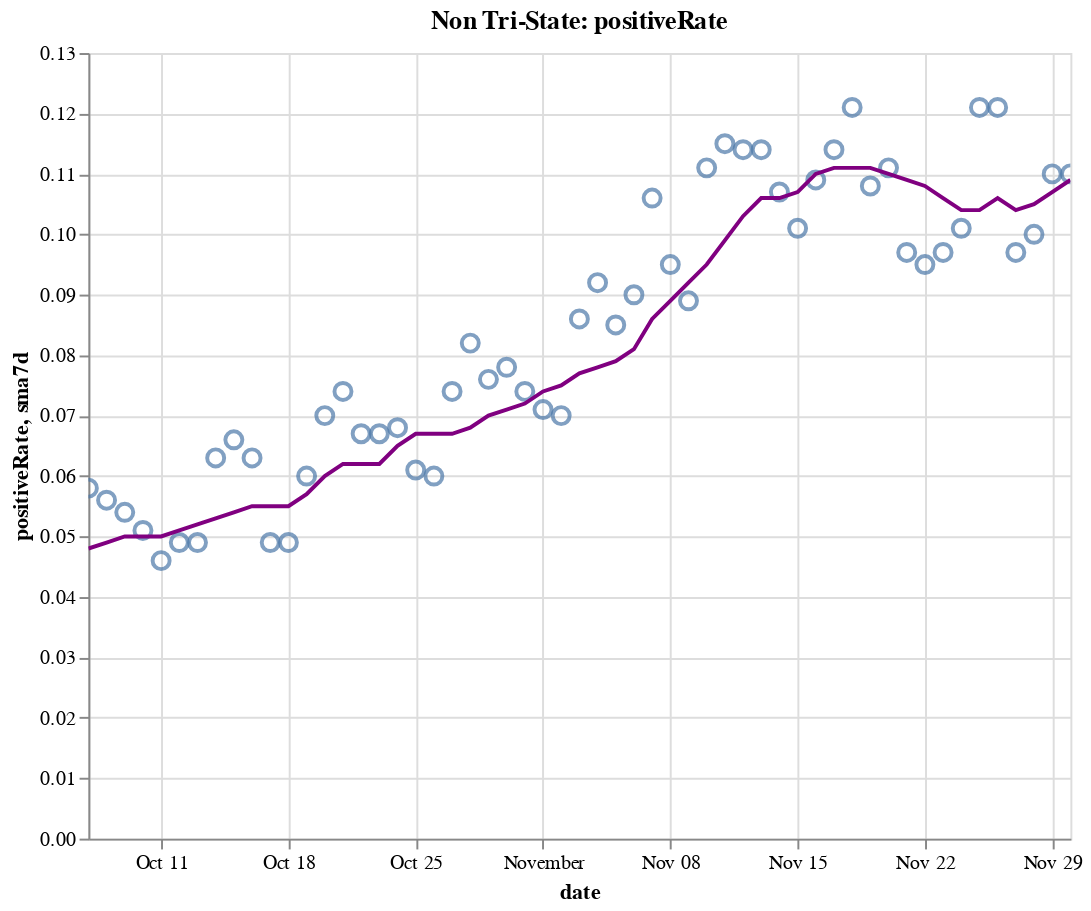

The code cell stored with this chart in its notebook:
### Code cell
create_plot(non_tristate, 'positiveRate')

### Figure 1 — Vega-Lite specification as saved in the notebook (floating-point values rounded to 4 significant figures)
{"config": {"view": {"continuousWidth": 400, "continuousHeight": 300}}, "layer": [{"layer": [{"mark": {"type": "point", "size": 75}, "encoding": {"tooltip": [{"type": "temporal", "field": "date"}, {"type": "quantitative", "field": "positiveRate"}, {"type": "quantitative", "field": "sma7d"}], "x": {"type": "temporal", "field": "date"}, "y": {"type": "quantitative", "field": "positiveRate"}}, "selection": {"selector016": {"type": "interval", "bind": "scales", "encodings": ["x", "y"]}}}, {"mark": {"type": "line", "color": "purple"}, "encoding": {"x": {"type": "temporal", "field": "date"}, "y": {"type": "quantitative", "field": "sma7d"}}}]}, {"mark": {"type": "rule", "color": "#aaa"}, "encoding": {"x": {"type": "temporal", "field": "date"}}, "transform": [{"filter": {"selection": "selector015"}}]}, {"mark": "circle", "encoding": {"opacity": {"condition": {"value": 1, "selection": "selector015"}, "value": 0}, "tooltip": [{"type": "temporal", "field": "date"}, {"type": "quantitative", "field": "positiveRate"}, {"type": "quantitative", "field": "sma7d"}], "x": {"type": "temporal", "field": "date"}, "y": {"type": "quantitative", "field": "positiveRate"}}, "selection": {"selector015": {"type": "single", "encodings": ["x"], "on": "mouseover", "nearest": true, "empty": "none"}}}, {"mark": {"type": "text", "align": "left", "dx": 5, "dy": -5, "stroke": "white", "strokeWidth": 2}, "encoding": {"text": {"type": "quantitative", "field": "positiveRate"}, "tooltip": [{"type": "temporal", "field": "date"}, {"type": "quantitative", "field": "positiveRate"}, {"type": "quantitative", "field": "sma7d"}], "x": {"type": "temporal", "field": "date"}, "y": {"type": "quantitative", "field": "positiveRate"}}, "transform": [{"filter": {"selection": "selector015"}}]}, {"mark": {"type": "text", "align": "left", "dx": 5, "dy": -5}, "encoding": {"text": {"type": "quantitative", "field": "positiveRate"}, "tooltip": [{"type": "temporal", "field": "date"}, {"type": "quantitative", "field": "positiveRate"}, {"type": "quantitative", "field": "sma7d"}], "x": {"type": "temporal", "field": "date"}, "y": {"type": "quantitative", "field": "positiveRate"}}, "transform": [{"filter": {"selection": "selector015"}}]}], "data": {"name": "data-227dfc69dc1b91bd99a2231f0ebd1ad7"}, "height": 400, "title": "Non Tri-State: positiveRate", "width": 500, "$schema": "https://vega.github.io/schema/vega-lite/v4.8.1.json", "datasets": {"data-227dfc69dc1b91bd99a2231f0ebd1ad7": [{"date": "2020-10-07T00:00:00", "totalTestResultsIncrease": 838500.0, "positiveIncrease": 48600.0, "death": 157400.0, "deathIncrease": 895.0, "positiveRate": 0.058, "state": "Non Tri-State", "sma7d": 0.048}, {"date": "2020-10-08T00:00:00", "totalTestResultsIncrease": 923000.0, "positiveIncrease": 51690.0, "death": 158300.0, "deathIncrease": 964.0, "positiveRate": 0.056, "state": "Non Tri-State", "sma7d": 0.049}, {"date": "2020-10-09T00:00:00", "totalTestResultsIncrease": 1010000.0, "positiveIncrease": 54060.0, "death": 159200.0, "deathIncrease": 874.0, "positiveRate": 0.054, "state": "Non Tri-State", "sma7d": 0.05}, {"date": "2020-10-10T00:00:00", "totalTestResultsIncrease": 1082000.0, "positiveIncrease": 55100.0, "death": 159900.0, "deathIncrease": 651.0, "positiveRate": 0.051, "state": "Non Tri-State", "sma7d": 0.05}, {"date": "2020-10-11T00:00:00", "totalTestResultsIncrease": 959100.0, "positiveIncrease": 44380.0, "death": 160300.0, "deathIncrease": 457.0, "positiveRate": 0.046, "state": "Non Tri-State", "sma7d": 0.05}, {"date": "2020-10-12T00:00:00", "totalTestResultsIncrease": 810500.0, "positiveIncrease": 39810.0, "death": 160600.0, "deathIncrease": 271.0, "positiveRate": 0.049, "state": "Non Tri-State", "sma7d": 0.051}, {"date": "2020-10-13T00:00:00", "totalTestResultsIncrease": 938400.0, "positiveIncrease": 45890.0, "death": 161300.0, "deathIncrease": 681.0, "positiveRate": 0.049, "state": "Non Tri-State", "sma7d": 0.052}, {"date": "2020-10-14T00:00:00", "totalTestResultsIncrease": 860500.0, "positiveIncrease": 53780.0, "death": 162100.0, "deathIncrease": 796.0, "positiveRate": 0.063, "state": "Non Tri-State", "sma7d": 0.053}, {"date": "2020-10-15T00:00:00", "totalTestResultsIncrease": 926800.0, "positiveIncrease": 60790.0, "death": 163000.0, "deathIncrease": 915.0, "positiveRate": 0.066, "state": "Non Tri-State", "sma7d": 0.054}, {"date": "2020-10-16T00:00:00", "totalTestResultsIncrease": 1031000.0, "positiveIncrease": 64930.0, "death": 163900.0, "deathIncrease": 874.0, "positiveRate": 0.063, "state": "Non Tri-State", "sma7d": 0.055}, {"date": "2020-10-17T00:00:00", "totalTestResultsIncrease": 1104000.0, "positiveIncrease": 54610.0, "death": 164600.0, "deathIncrease": 751.0, "positiveRate": 0.049, "state": "Non Tri-State", "sma7d": 0.055}, {"date": "2020-10-18T00:00:00", "totalTestResultsIncrease": 921600.0, "positiveIncrease": 45620.0, "death": 165000.0, "deathIncrease": 383.0, "positiveRate": 0.049, "state": "Non Tri-State", "sma7d": 0.055}, {"date": "2020-10-19T00:00:00", "totalTestResultsIncrease": 900100.0, "positiveIncrease": 53730.0, "death": 165400.0, "deathIncrease": 431.0, "positiveRate": 0.06, "state": "Non Tri-State", "sma7d": 0.057}, {"date": "2020-10-20T00:00:00", "totalTestResultsIncrease": 829900.0, "positiveIncrease": 57920.0, "death": 166200.0, "deathIncrease": 807.0, "positiveRate": 0.07, "state": "Non Tri-State", "sma7d": 0.06}, {"date": "2020-10-21T00:00:00", "totalTestResultsIncrease": 772300.0, "positiveIncrease": 57480.0, "death": 167200.0, "deathIncrease": 989.0, "positiveRate": 0.074, "state": "Non Tri-State", "sma7d": 0.062}, {"date": "2020-10-22T00:00:00", "totalTestResultsIncrease": 1039000.0, "positiveIncrease": 69550.0, "death": 168300.0, "deathIncrease": 1101.0, "positiveRate": 0.067, "state": "Non Tri-State", "sma7d": 0.062}, {"date": "2020-10-23T00:00:00", "totalTestResultsIncrease": 1178000.0, "positiveIncrease": 78970.0, "death": 169200.0, "deathIncrease": 894.0, "positiveRate": 0.067, "state": "Non Tri-State", "sma7d": 0.062}, {"date": "2020-10-24T00:00:00", "totalTestResultsIncrease": 1165000.0, "positiveIncrease": 79320.0, "death": 170100.0, "deathIncrease": 861.0, "positiveRate": 0.068, "state": "Non Tri-State", "sma7d": 0.065}, {"date": "2020-10-25T00:00:00", "totalTestResultsIncrease": 1021000.0, "positiveIncrease": 62130.0, "death": 170400.0, "deathIncrease": 358.0, "positiveRate": 0.061, "state": "Non Tri-State", "sma7d": 0.067}, {"date": "2020-10-26T00:00:00", "totalTestResultsIncrease": 967400.0, "positiveIncrease": 58070.0, "death": 170800.0, "deathIncrease": 371.0, "positiveRate": 0.06, "state": "Non Tri-State", "sma7d": 0.067}, {"date": "2020-10-27T00:00:00", "totalTestResultsIncrease": 916900.0, "positiveIncrease": 67910.0, "death": 171700.0, "deathIncrease": 884.0, "positiveRate": 0.074, "state": "Non Tri-State", "sma7d": 0.067}, {"date": "2020-10-28T00:00:00", "totalTestResultsIncrease": 913400.0, "positiveIncrease": 74560.0, "death": 172700.0, "deathIncrease": 1002.0, "positiveRate": 0.082, "state": "Non Tri-State", "sma7d": 0.068}, {"date": "2020-10-29T00:00:00", "totalTestResultsIncrease": 1093000.0, "positiveIncrease": 83360.0, "death": 173700.0, "deathIncrease": 998.0, "positiveRate": 0.076, "state": "Non Tri-State", "sma7d": 0.07}, {"date": "2020-10-30T00:00:00", "totalTestResultsIncrease": 1184000.0, "positiveIncrease": 92240.0, "death": 174600.0, "deathIncrease": 926.0, "positiveRate": 0.078, "state": "Non Tri-State", "sma7d": 0.071}, {"date": "2020-10-31T00:00:00", "totalTestResultsIncrease": 1172000.0, "positiveIncrease": 87180.0, "death": 175600.0, "deathIncrease": 937.0, "positiveRate": 0.074, "state": "Non Tri-State", "sma7d": 0.072}, {"date": "2020-11-01T00:00:00", "totalTestResultsIncrease": 977200.0, "positiveIncrease": 69850.0, "death": 175900.0, "deathIncrease": 367.0, "positiveRate": 0.071, "state": "Non Tri-State", "sma7d": 0.074}, {"date": "2020-11-02T00:00:00", "totalTestResultsIncrease": 1087000.0, "positiveIncrease": 76400.0, "death": 176400.0, "deathIncrease": 471.0, "positiveRate": 0.07, "state": "Non Tri-State", "sma7d": 0.075}, {"date": "2020-11-03T00:00:00", "totalTestResultsIncrease": 956000.0, "positiveIncrease": 82510.0, "death": 177900.0, "deathIncrease": 1482.0, "positiveRate": 0.086, "state": "Non Tri-State", "sma7d": 0.077}, {"date": "2020-11-04T00:00:00", "totalTestResultsIncrease": 1053000.0, "positiveIncrease": 97230.0, "death": 179000.0, "deathIncrease": 1077.0, "positiveRate": 0.092, "state": "Non Tri-State", "sma7d": 0.078}, {"date": "2020-11-05T00:00:00", "totalTestResultsIncrease": 1299000.0, "positiveIncrease": 109800.0, "death": 180000.0, "deathIncrease": 1084.0, "positiveRate": 0.085, "state": "Non Tri-State", "sma7d": 0.079}, {"date": "2020-11-06T00:00:00", "totalTestResultsIncrease": 1328000.0, "positiveIncrease": 119300.0, "death": 181200.0, "deathIncrease": 1122.0, "positiveRate": 0.09, "state": "Non Tri-State", "sma7d": 0.081}, {"date": "2020-11-07T00:00:00", "totalTestResultsIncrease": 1150000.0, "positiveIncrease": 122400.0, "death": 182200.0, "deathIncrease": 1077.0, "positiveRate": 0.106, "state": "Non Tri-State", "sma7d": 0.086}, {"date": "2020-11-08T00:00:00", "totalTestResultsIncrease": 1105000.0, "positiveIncrease": 104800.0, "death": 182700.0, "deathIncrease": 462.0, "positiveRate": 0.095, "state": "Non Tri-State", "sma7d": 0.089}, {"date": "2020-11-09T00:00:00", "totalTestResultsIncrease": 1243000.0, "positiveIncrease": 110900.0, "death": 183200.0, "deathIncrease": 525.0, "positiveRate": 0.089, "state": "Non Tri-State", "sma7d": 0.092}, {"date": "2020-11-10T00:00:00", "totalTestResultsIncrease": 1097000.0, "positiveIncrease": 121900.0, "death": 184500.0, "deathIncrease": 1298.0, "positiveRate": 0.111, "state": "Non Tri-State", "sma7d": 0.095}, {"date": "2020-11-11T00:00:00", "totalTestResultsIncrease": 1173000.0, "positiveIncrease": 135200.0, "death": 186000.0, "deathIncrease": 1498.0, "positiveRate": 0.115, "state": "Non Tri-State", "sma7d": 0.099}, {"date": "2020-11-12T00:00:00", "totalTestResultsIncrease": 1249000.0, "positiveIncrease": 142600.0, "death": 187100.0, "deathIncrease": 1083.0, "positiveRate": 0.114, "state": "Non Tri-State", "sma7d": 0.103}, {"date": "2020-11-13T00:00:00", "totalTestResultsIncrease": 1406000.0, "positiveIncrease": 160600.0, "death": 188300.0, "deathIncrease": 1213.0, "positiveRate": 0.114, "state": "Non Tri-State", "sma7d": 0.106}, {"date": "2020-11-14T00:00:00", "totalTestResultsIncrease": 1436000.0, "positiveIncrease": 153800.0, "death": 189600.0, "deathIncrease": 1262.0, "positiveRate": 0.107, "state": "Non Tri-State", "sma7d": 0.106}, {"date": "2020-11-15T00:00:00", "totalTestResultsIncrease": 1354000.0, "positiveIncrease": 136200.0, "death": 190200.0, "deathIncrease": 629.0, "positiveRate": 0.101, "state": "Non Tri-State", "sma7d": 0.107}, {"date": "2020-11-16T00:00:00", "totalTestResultsIncrease": 1273000.0, "positiveIncrease": 138500.0, "death": 190800.0, "deathIncrease": 575.0, "positiveRate": 0.109, "state": "Non Tri-State", "sma7d": 0.11}, {"date": "2020-11-17T00:00:00", "totalTestResultsIncrease": 1285000.0, "positiveIncrease": 145900.0, "death": 192300.0, "deathIncrease": 1475.0, "positiveRate": 0.114, "state": "Non Tri-State", "sma7d": 0.111}, {"date": "2020-11-18T00:00:00", "totalTestResultsIncrease": 1259000.0, "positiveIncrease": 152600.0, "death": 194000.0, "deathIncrease": 1783.0, "positiveRate": 0.121, "state": "Non Tri-State", "sma7d": 0.111}, {"date": "2020-11-19T00:00:00", "totalTestResultsIncrease": 1585000.0, "positiveIncrease": 171000.0, "death": 195900.0, "deathIncrease": 1884.0, "positiveRate": 0.108, "state": "Non Tri-State", "sma7d": 0.111}, {"date": "2020-11-20T00:00:00", "totalTestResultsIncrease": 1635000.0, "positiveIncrease": 181600.0, "death": 197700.0, "deathIncrease": 1781.0, "positiveRate": 0.111, "state": "Non Tri-State", "sma7d": 0.11}, {"date": "2020-11-21T00:00:00", "totalTestResultsIncrease": 1747000.0, "positiveIncrease": 169100.0, "death": 199100.0, "deathIncrease": 1444.0, "positiveRate": 0.097, "state": "Non Tri-State", "sma7d": 0.109}, {"date": "2020-11-22T00:00:00", "totalTestResultsIncrease": 1494000.0, "positiveIncrease": 141500.0, "death": 200000.0, "deathIncrease": 846.0, "positiveRate": 0.095, "state": "Non Tri-State", "sma7d": 0.108}, {"date": "2020-11-23T00:00:00", "totalTestResultsIncrease": 1404000.0, "positiveIncrease": 136200.0, "death": 200900.0, "deathIncrease": 869.0, "positiveRate": 0.097, "state": "Non Tri-State", "sma7d": 0.106}, {"date": "2020-11-24T00:00:00", "totalTestResultsIncrease": 1562000.0, "positiveIncrease": 157300.0, "death": 202800.0, "deathIncrease": 1921.0, "positiveRate": 0.101, "state": "Non Tri-State", "sma7d": 0.104}, {"date": "2020-11-25T00:00:00", "totalTestResultsIncrease": 1414000.0, "positiveIncrease": 171400.0, "death": 204900.0, "deathIncrease": 2132.0, "positiveRate": 0.121, "state": "Non Tri-State", "sma7d": 0.104}, {"date": "2020-11-26T00:00:00", "totalTestResultsIncrease": 948000.0, "positiveIncrease": 114800.0, "death": 206100.0, "deathIncrease": 1220.0, "positiveRate": 0.121, "state": "Non Tri-State", "sma7d": 0.106}, {"date": "2020-11-27T00:00:00", "totalTestResultsIncrease": 1831000.0, "positiveIncrease": 178100.0, "death": 207400.0, "deathIncrease": 1276.0, "positiveRate": 0.097, "state": "Non Tri-State", "sma7d": 0.104}, {"date": "2020-11-28T00:00:00", "totalTestResultsIncrease": 1450000.0, "positiveIncrease": 144600.0, "death": 208600.0, "deathIncrease": 1165.0, "positiveRate": 0.1, "state": "Non Tri-State", "sma7d": 0.105}, {"date": "2020-11-29T00:00:00", "totalTestResultsIncrease": 1129000.0, "positiveIncrease": 124700.0, "death": 209300.0, "deathIncrease": 732.0, "positiveRate": 0.11, "state": "Non Tri-State", "sma7d": 0.107}, {"date": "2020-11-30T00:00:00", "totalTestResultsIncrease": 1202000.0, "positiveIncrease": 132400.0, "death": 210300.0, "deathIncrease": 1005.0, "positiveRate": 0.11, "state": "Non Tri-State", "sma7d": 0.109}]}}
